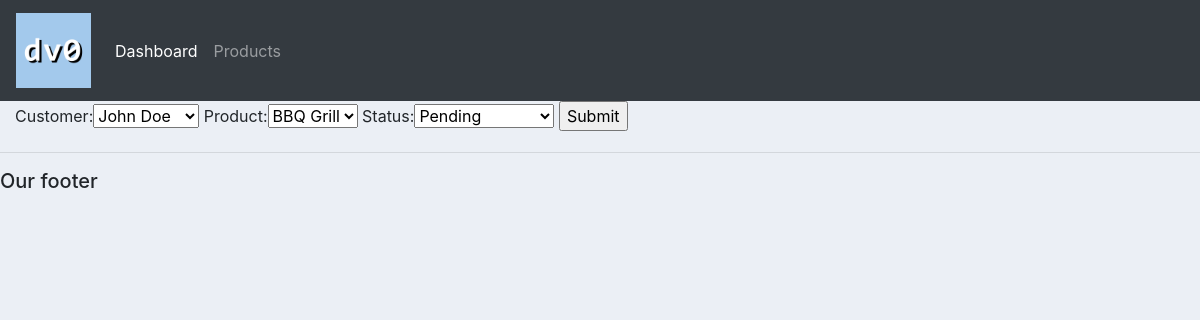
The page /update_order/1/ on the database its author committed.
### accounts/models.py (models this page shows, shortened)
class Order(models.Model):
    STATUS = (
        ('Pending', 'Pending'),
        ('Out for delivery', 'Out for delivery'),
        ('Delivered', 'Delivered'),
    )
    customer = models.ForeignKey(Customer, null=True, on_delete=models.SET_NULL)
    product = models.ForeignKey(Product, null=True, on_delete=models.SET_NULL)
    date_created = models.DateTimeField(auto_now_add=True, null=True)
    status = models.CharField(max_length=200, null=True, choices=STATUS)

### accounts/views.py (the view)
# urls.py: path('update_order/<str:pk>/', views.updateOrder, name="update_order"),
def updateOrder(request, pk):
	order = Order.objects.get(id=pk)
	form = OrderForm(instance=order)
	if request.method == 'POST':
		form = OrderForm(request.POST, instance=order)
		if form.is_valid():
			form.save()
			return redirect('/')
	context = {'form':form}
	return render(request, 'accounts/order_form.html', context)

### accounts/forms.py
class OrderForm(ModelForm):
    class Meta:
        model = Order # which model to use
        fields = '__all__' # creates form with all fields

### accounts/models.py (called while the page is built)
    def __str__(self):
        return self.name

    def __str__(self):
        return self.name

### accounts/templates/accounts/order_form.html (shortened to what this page needs)
{% extends 'accounts/main.html' %}
{% load static %}
{% block content %}
<form action="" method="POST">
    {{form}}
    <input type="submit" name="submit">
</form>
{% endblock content %}

### static/css/main.css (style rules this page uses)
body { background-color: #ebeff5; }

### rows shown on the page
Order: customer "John Doe", product "BBQ Grill", status "Pending"
